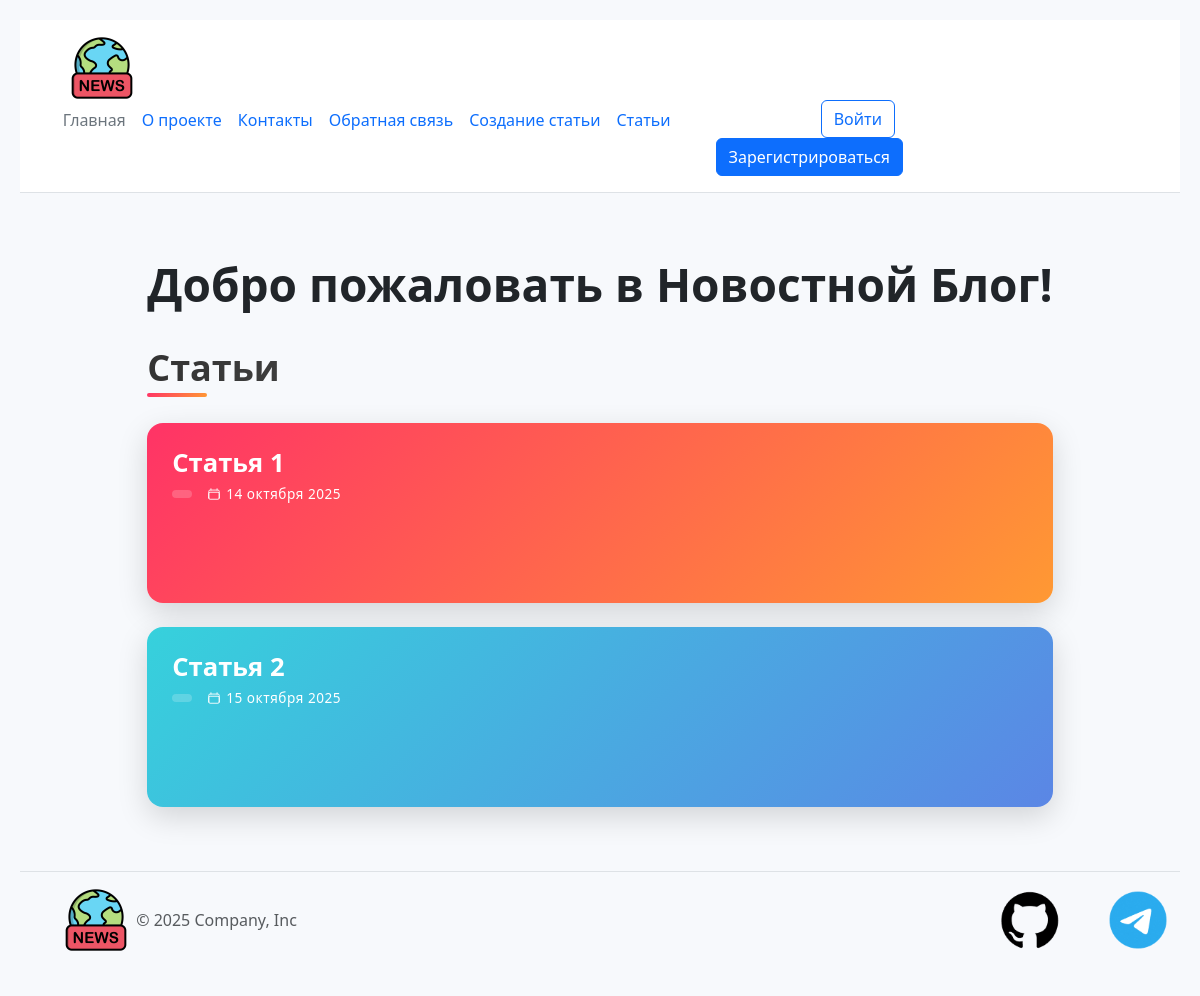
/index, run on the app's committed database.
### models.py (models this page shows, shortened)
class Article(db.Model):
    __tablename__ = 'article'
    id = db.Column(db.Integer, primary_key=True)
    title = db.Column(db.String(200), nullable=False)
    text = db.Column(db.Text, nullable=False)
    category = db.Column(db.String(50), default="general")
    created_date = db.Column(db.DateTime(timezone=True), default=lambda: datetime.now(timezone.utc))
    user_id = db.Column(db.Integer, db.ForeignKey('user.id'), nullable=False)
    comments = db.relationship('Comment', backref='article', lazy=True, cascade='all, delete-orphan')

### app.py (the view)
@app.route("/")
@app.route("/index")
def index():
    articles = Article.query.all()
    today = date.today()
    return render_template('index.html', articles = articles, today = today)

### app.py (called while the page is built)
def russian_date(value):
    if isinstance(value, (datetime, date)):
        months = [
    'января', 'февраля', 'марта', 'апреля', 'мая', 'июня',
    'июля', 'августа', 'сентября', 'октября', 'ноября', 'декабря'
    ]
        return f"{value.day} {months[value.month - 1]} {value.year}"
    return value

### templates/index.html (shortened to what this page needs)
{% extends 'base.html' %}
{% block content %}
<div class="container">
    <div class="welcome">
        <h1 class="welcome-title">
        Добро пожаловать в Новостной Блог!</h1>
    </div>
        <h1 class="section-title">Статьи</h1>
        <div class="blog-cards">
            {% for article in articles %}
            <div class="blog-card">
                <div class="card-header">
                    <div>
                        <h2 class="card-title">{{ article.title }}</h2>
                        <div class="meta-info">
                            <span class="tag"></span>
                            <span class="date">
                                 {{ article.created_date | russian_date }}
                            </span>
                        </div>
                    </div>
                </div>
                <div class="pattern"></div>
            </div>
            {% endfor %}
        </div>
    </div>
{% endblock %}

### static/css/main.css (style rules this page uses)
:root { --gradient-1: linear-gradient(135deg, #FF3366, #FF9933); --gradient-2: linear-gradient(135deg, #36D1DC, #5B86E5); --gradient-3: linear-gradient(135deg, #9733EE, #FF3366); --shadow: 0 10px 30px rgba(0, 0, 0, 0.15); --transition: all 0.4s cubic-bezier(0.33, 1, 0.68, 1); --border-radius: 16px; }
* { margin: 0; padding: 0; box-sizing: border-box; font-family: 'Segoe UI', system-ui, -apple-system, BlinkMacSystemFont, sans-serif; }
body { display: flex; background-color: #f7f9fc; min-height: 100vh; padding: 20px; overflow-x: hidden; }
.container { width: 100%; display: flex; flex-direction: column; gap: 24px; }
.welcome-title { font-size: 46px; font-weight: 800; margin-bottom: 10px; text-align: center; }
.section-title { font-size: 36px; font-weight: 800; margin-bottom: 10px; background: linear-gradient(90deg, #333, #777); -webkit-background-clip: text; background-clip: text; color: transparent; position: relative; }
.section-title::after { content: ""; position: absolute; width: 60px; height: 4px; background: var(--gradient-1); left: 0; bottom: -8px; border-radius: 2px; }
.blog-cards { display: grid; grid-template-columns: 1fr; gap: 24px; }
.blog-card { position: relative; border-radius: var(--border-radius); overflow: hidden; box-shadow: var(--shadow); height: 180px; cursor: pointer; transform-style: preserve-3d; perspective: 1000px; min-width: 800px; }
.blog-card:nth-child(1) .card-header { background: var(--gradient-1); }
.blog-card:nth-child(2) .card-header { background: var(--gradient-2); }
.card-header { position: absolute; top: 0; left: 0; width: 100%; height: 100%; padding: 25px; display: flex; flex-direction: column; justify-content: space-between; color: white; transition: var(--transition); transform: translateZ(0); z-index: 2; }
.card-title { font-size: 1.6rem; font-weight: 700; margin-bottom: 5px; position: relative; z-index: 1; }
.meta-info { display: flex; align-items: center; gap: 15px; font-size: 0.85rem; letter-spacing: 0.5px; }
.tag { background: rgba(255, 255, 255, 0.2); padding: 4px 10px; border-radius: 50px; backdrop-filter: blur(5px); font-weight: 500; }
.date { display: flex; align-items: center; gap: 5px; }
.date svg { width: 14px; height: 14px; }
.pattern { position: absolute; width: 100%; height: 100%; top: 0; left: 0; opacity: 0.4; background-size: 20px 20px; }
.blog-card:nth-child(1) .pattern { background-image: radial-gradient(circle, #FF3366 1px, transparent 1px); }
.blog-card:nth-child(2) .pattern { background-image: radial-gradient(circle, #36D1DC 1px, transparent 1px); }

### data on the page
Article: title "Статья 1", created_date|russian_date "14 октября 2025"
Article: title "Статья 2", created_date|russian_date "15 октября 2025"
